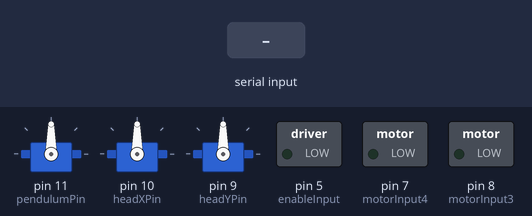
Bench run of a sketch on a simulated Arduino Nano, built with avr-gcc and run on an emulated ATmega328P. Parts: 3 × servo, switched loads named in the sketch (green lamp = pin HIGH). Inputs (shaded band) come from the test bench.

Above: at 1.2 s.
1.3 s: "90:45:200/" received over Serial
At 1.8 s:
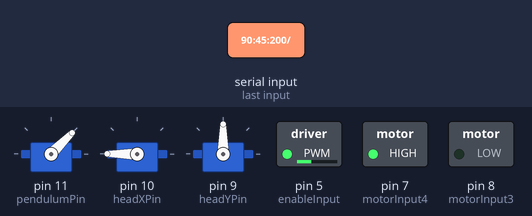
2.8 s: "30:150:10/" received over Serial
At 4.0 s:
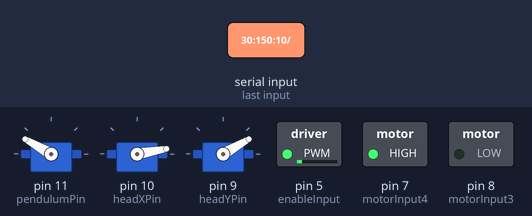
4.3 s: "90:45/" received over Serial
At 5.1 s:
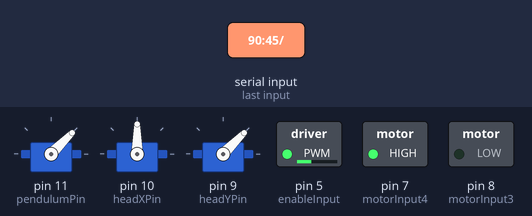
5.8 s: "30:150/" received over Serial
At 6.3 s:
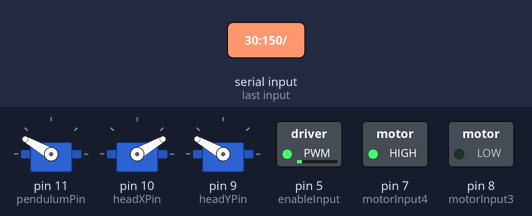
7.3 s: "90:45:200:10/" received over Serial
At 7.7 s:
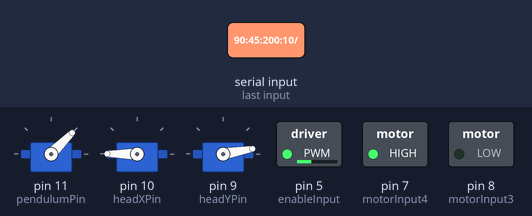
8.8 s: "30:150:10:200/" received over Serial
At 10.1 s:
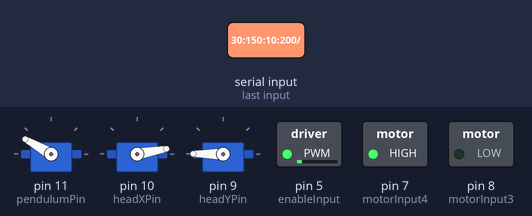
Timing chart, 0 to 11.3 s (numbered marks = the images above; inputs shaded):
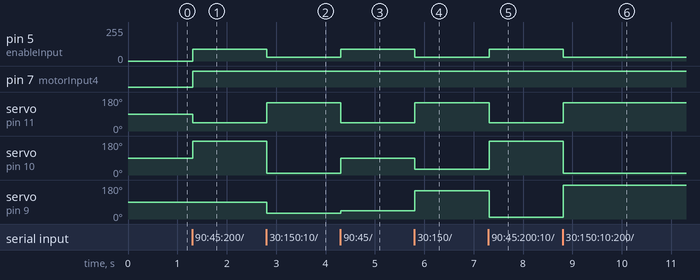

The sketch:

BB9E.ino
```cpp
/*
 * Code for custom 1/3rd Scale BB9E, arduino reads value from the HC-06 Bluetooth via UART
 * Movement of sphere drive mechanism is a Non-Holonimic System
 * Motor main drive consists of Main motor for Forwards/Backwards and Pendulumn Servo for Left/Right
 * Head movement consists of two servo motor to move the head in the top half of the sphere
 * Created by: Alwurts alejandro.wurtsss@udlap.mx
 * Date: 22/03/18
 * Libraries: Servo Arduino Library
 */

// Libraries to be used

#include <Servo.h>

// Variables

String dataReceived;        // String to store value received through UART from HC-06

Servo pendulumServo, headServoX, headServoY;   // Creates Servo objects to wich we write values.

// Actuators position variables
int mainMotorValue = 0;     // Main Motor value initialized to static robot position
int pendulumValue = 81;     // Pendulumn Servo value initialized to static robot position
int HeadXValue = 90;        // Head X Servo value initialized to static robot position
int HeadYValue = 90;        // Head Y Servo value initialized to static robot position


// Pinout of devices connected to the arduino nano

int motorInput3 = 8;    // Input3 of 1293d connected to pin 8 of arduino as output
int motorInput4 = 7;    // Input4 of 1293d connected to pin 7 of arduino as output
int enableInput = 5;    // Enable input of l293d connected to pin 5 of arduino as output, must be pwm capable

int pendulumPin = 11;   // Pin to set as output for Pendulumn Servo, must be pwm capable
int headXPin = 10;      // Pin to set as output for Head Servo X, must be pwm capable
int headYPin = 9;       // Pin to set as output for Head Servo Y, must be pwm capable


void setup()
{

    Serial.begin(9600);    // UART Communication with HC-06

    // Attach correct servo object to correct pwm output pin

    pendulumServo.attach(pendulumPin);
    headServoX.attach(headXPin);
    headServoY.attach(headYPin);

    // Set as output correct pins for the 1293d driver for the main motor

    pinMode (enableInput, OUTPUT);
    pinMode (motorInput3, OUTPUT);
    pinMode (motorInput4, OUTPUT);

}

void loop()
{
   if(Serial.available()>0)
   {
      dataReceived = Serial.readStringUntil('/');   // Receive value through serial port until it finds "/" and assigns to string
      valuedecode(dataReceived);                    // Send value to the decoder function

      pendulumServo.write(pendulumValue);     // If value received is not 0 -180 you need to convert it
      headServoX.write(HeadXValue);           // If value received is not 0 -180 you need to convert it
      headServoY.write(HeadYValue);           // If value received is not 0 -180 you need to convert it

      /* We receive -255 - 255 from controller motor turns in different direction depending on
      *  Input 3 and Input 4
      *     1           0    =   Left
      *     0           1    =   Right
      *     1           1    =   Stop
      *
      *  Then enable input controls speed with pwm output 0 - 255
      */

      if (mainMotorValue > 0){      // If value received is less than 0 turn left

        digitalWrite (motorInput3, LOW);
        digitalWrite (motorInput4, HIGH);
        analogWrite(enableInput,mainMotorValue);

        } else {                      // If value is greater than 0 turn right

          digitalWrite (motorInput3, HIGH);
          digitalWrite (motorInput4, LOW);
          analogWrite(enableInput,abs(mainMotorValue));     // Speed value to be set must be converted to 0-255 with abs() function

        }
      }
   }

void valuedecode (String serialIn){      // Function to decode incoming value in format  (Main Motor):(Pendulum):(Head X):(Head Y)/

  // More values can be decoded by adding new delimitators
  int commaIndex = serialIn.indexOf(':');                           // First delimitator ":"
  int secondCommaIndex = serialIn.indexOf(':', commaIndex+1);       // Second delimitator ":"
  int thirdCommaIndex = serialIn.indexOf(':', secondCommaIndex+1);  // Third delimitator ":

  mainMotorValue = serialIn.substring(0, commaIndex).toInt();
  pendulumValue = serialIn.substring(commaIndex+1, secondCommaIndex).toInt();
  HeadXValue = serialIn.substring(secondCommaIndex+1,thirdCommaIndex).toInt();
  HeadYValue = serialIn.substring(thirdCommaIndex+1).toInt();
  }
```

Measured:
- after the input at 1.3 s, pin 5 (enableInput): 0/255 → 90/255 at once; pin 7 (motorInput4): LOW → HIGH at once; servo on pin 11 (pendulumPin): 90° → 45° at once; servo on pin 10 (headXPin): 90° → 180° at once
- after the input at 2.8 s, pin 5 (enableInput): 90/255 → 30/255 at once; servo on pin 11 (pendulumPin): 45° → 150° at once; servo on pin 10 (headXPin): 180° → 10° at once; servo on pin 9 (headYPin): 90° → 30° at once
- after the input at 4.3 s, pin 5 (enableInput): 30/255 → 90/255 at once; servo on pin 11 (pendulumPin): 150° → 45° at once; servo on pin 10 (headXPin): 10° → 90° at once; servo on pin 9 (headYPin): 30° → 45° at once
- after the input at 5.8 s, pin 5 (enableInput): 90/255 → 30/255 at once; servo on pin 11 (pendulumPin), servo on pin 9 (headYPin): 45° → 150° at once; servo on pin 10 (headXPin): 90° → 30° at once
- after the input at 7.3 s, pin 5 (enableInput): 30/255 → 90/255 at once; servo on pin 11 (pendulumPin): 150° → 45° at once; servo on pin 10 (headXPin): 30° → 180° at once; servo on pin 9 (headYPin): 150° → 10° at once
- after the input at 8.8 s, pin 5 (enableInput): 90/255 → 30/255 at once; servo on pin 11 (pendulumPin): 45° → 150° at once; servo on pin 10 (headXPin): 180° → 10° at once; servo on pin 9 (headYPin): 10° → 180° at once
